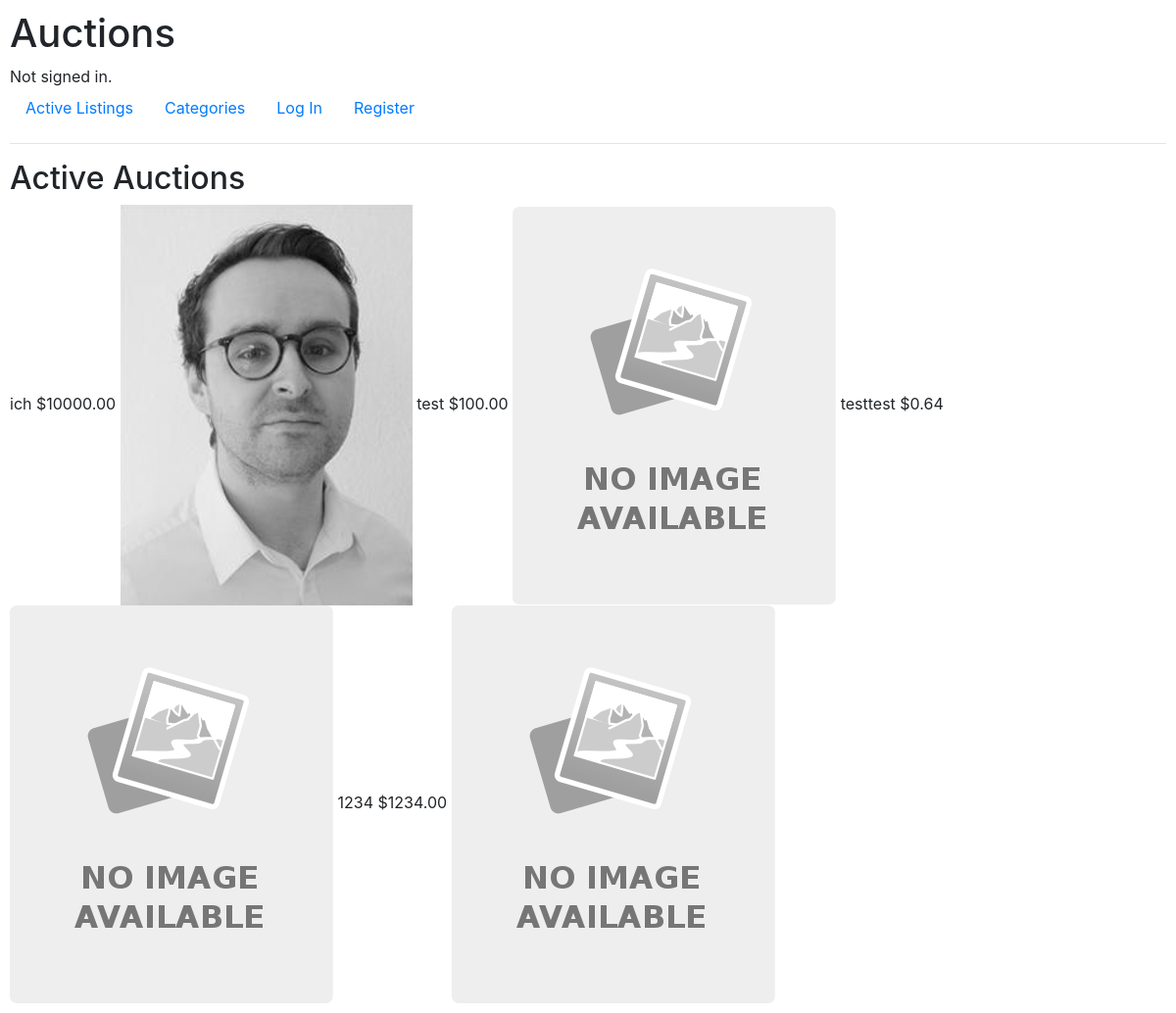
The page / on the database its author committed.
### auctions/models.py (models this page shows, shortened)
class Listing(models.Model):
    item_name = models.CharField(max_length=128)
    item_description = models.TextField()
    starting_price = models.DecimalField(decimal_places=2, max_digits=8, validators=[MinValueValidator(0.01)])
    image = models.ImageField(upload_to="", blank=True, default="noimage.svg.png")
    image_url = models.URLField(blank=True)
    category = models.ForeignKey(Category, on_delete=models.CASCADE, related_name="listing")
    user = models.ForeignKey(User, on_delete=models.CASCADE, related_name="listing")
    active = models.BooleanField(default=True)

### auctions/views.py (the view)
# urls.py: path("", views.index, name="index"),
def index(request):
    active_listings = Listing.objects.all().filter(active=True)
    return render(
        request,
        "auctions/index.html",
        {"auctions": active_listings, "title": "Active Auctions"},
    )

### auctions/templates/auctions/index.html
{% extends "auctions/layout.html" %}
{% block body %}
    <h2>{{ title }}</h2>
    {% for auction in auctions %}
    {{ auction.item_name }}
    ${{ auction.starting_price }}
<img src="{{auction.image.url}}" alt="">
    {% endfor %}
{% endblock %}

### auctions/templates/auctions/layout.html (shortened to what this page needs)
{% load static %}
<!DOCTYPE html>
<html lang="en">
    <head>
        <link rel="stylesheet" href="https://stackpath.bootstrapcdn.com/bootstrap/4.4.1/css/bootstrap.min.css">
        <link href="{% static 'auctions/styles.css' %}" rel="stylesheet">
    </head>
    <body>
        <h1>Auctions</h1>
        <div>
            {% if user.is_authenticated %}
                Signed in as <strong>{{ user.username }}</strong>.
            {% else %}
                Not signed in.
            {% endif %}
        </div>
        <ul class="nav">
            <li class="nav-item">
                <a class="nav-link" href="{% url 'index' %}">Active Listings</a>
            </li>
            <li class="nav-item">
                <a class="nav-link" href="{% url 'categories' %}">Categories</a>
            </li>
            {% if user.is_authenticated %}
                <li class="nav-item">
                    <a class="nav-link" href="{% url 'logout' %}">Log Out</a>
                </li>
            {% else %}
                <li class="nav-item">
                    <a class="nav-link" href="{% url 'login' %}">Log In</a>
                </li>
                <li class="nav-item">
                    <a class="nav-link" href="{% url 'register' %}">Register</a>
                </li>
            {% endif %}
        </ul>
        <hr>
        {% block body %}
        {% endblock %}
    </body>
</html>

### auctions/static/auctions/styles.css (style rules this page uses)
body { padding: 10px; }

### rows shown on the page
Listing: item_name "ich", starting_price "10000.00", image (picture)
Listing: item_name "test", starting_price "100.00", image (placeholder picture)
Listing: item_name "testtest", starting_price "0.64", image (placeholder picture)
Listing: item_name "1234", starting_price "1234.00", image (placeholder picture)

### other values the page prints
{{ title }} "Active Auctions"
